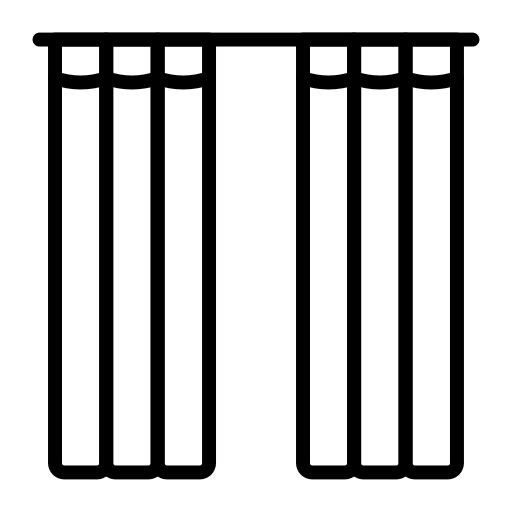
#> input picture icons/270134_curtains-icon.png, 512 x 512 px
$ python png_to_ttf.py
#> lines starting #> are read from the running program, lines starting #| are printed output that depends on the picture; after the words box and inside, x2 and y2 are one past the last pixel; in counts of white or black regions, pixels touching at a corner belong together
#!/usr/bin/env python3
"""Convert PNG icons to TrueType glyphs and add/replace in TTF fonts.

Usage: python scripts/png_to_ttf.py
"""
import os
import numpy as np
from PIL import Image
from skimage import measure
from fontTools.ttLib import TTFont
from fontTools.pens.ttGlyphPen import TTGlyphPen

REPO      = os.path.dirname(os.path.dirname(os.path.abspath(__file__)))
ICONS_DIR = os.path.join(REPO, "icons")
FONTS_DIR = os.path.join(REPO, "Guition-ESP32", "fonts")

# (png filename, glyph name, codepoint, ttf file, replace-existing?)
ICONS = [
    ("270134_curtains-icon.png",
     "uniE945", 0xE945, "icons_v2.ttf", False),
    ("garage_icon_135562.png",
     "uniE946", 0xE946, "icons_v2.ttf", False),
    ("movie-clapper-tool-to-number-filming-scenes_icon-icons.com_56261.png",
     "uniE947", 0xE947, "icons_v2.ttf", False),
    # Replace existing fan glyphs (keep existing glyph names)
    ("ceiling_fan_icon_127013.png",
     "ceiling_fan", 0xE901, "fan_icons.ttf", True),
    ("fan_4094.png",
     "floor_fan",   0xE900, "fan_icons.ttf", True),
]


# ── Image loading ──────────────────────────────────────────────────────────────

def load_binary(png_path, size=512):
    """Load PNG → grayscale binary mask (True = ink)."""
#> called with png_path = 'icons/270134_curtains-icon.png', size = 512
    img = Image.open(png_path).convert("RGBA")
#> img is the input picture: PIL image 512x512 RGBA; mean R, G, B, A 192.7, 192.7, 192.7, 59.6
    # Flatten alpha onto white background
    bg = Image.new("RGB", img.size, (255, 255, 255))
#> bg: PIL image 512x512 RGB; every value is 255
    bg.paste(img, mask=img.split()[3])
    img = bg.convert("L").resize((size, size), Image.LANCZOS)
#> img: PIL image 512x512 L
    arr = np.array(img)
    # Determine background colour from corners
    corners = np.mean([arr[0, 0], arr[0, -1], arr[-1, 0], arr[-1, -1]])
#> corners = 255
    return arr < 128 if corners > 128 else arr > 128
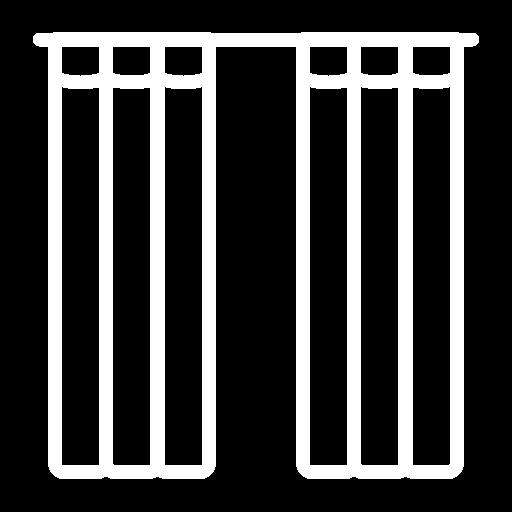
#> returned value: shape (512, 512) bool; 23.6% white; 1 white region, box (x1, y1, x2, y2) and area: (33, 32, 479, 479) 61756


# ── Contour simplification ─────────────────────────────────────────────────────

def rdp(pts, eps=3.0):
    """Douglas-Peucker polyline simplification."""
    if len(pts) <= 2:
        return pts
    a, b = np.array(pts[0]), np.array(pts[-1])
    ab = b - a
    ab_len = np.linalg.norm(ab)
    if ab_len < 1e-9:
        dists = [np.linalg.norm(np.array(p) - a) for p in pts[1:-1]]
    else:
        dists = [abs(np.cross(ab / ab_len, np.array(p) - a)) for p in pts[1:-1]]
    mx_d = max(dists)
    mx_i = dists.index(mx_d) + 1
    if mx_d > eps:
        return rdp(pts[: mx_i + 1], eps)[:-1] + rdp(pts[mx_i:], eps)
    return [pts[0], pts[-1]]


def signed_area(pts):
    """Shoelace formula; positive = CCW."""
    n = len(pts)
    return sum(
        pts[i][0] * pts[(i + 1) % n][1] - pts[(i + 1) % n][0] * pts[i][1]
        for i in range(n)
    ) / 2.0


# ── PNG → contours in em-units ─────────────────────────────────────────────────

def png_to_contours(png_path, em=1000, asc=800, desc=-200, pad=60):
    binary = load_binary(png_path)
    h, w = binary.shape
#> h = 512; w = 512
    raw_list = measure.find_contours(binary.astype(float), 0.5)
#> raw_list = 13 point arrays, longest 2669 points

    draw_h = asc - desc - 2 * pad
    scale  = draw_h / max(h, w)
#> scale = 1.72
    x0     = (em - w * scale) / 2.0
#> x0 = 60
    y0     = desc + pad

    result = []
    for raw in raw_list:
        if len(raw) < 4:
            continue
        # raw[:,0]=row (down), raw[:,1]=col (right)
        pts = [(col * scale + x0, (h - row) * scale + y0) for row, col in raw]
        pts = rdp(pts, eps=3.0)
        if len(pts) < 3:
            continue
        if abs(signed_area(pts)) < 500:   # drop tiny noise
            continue
        result.append(pts)
#> this loop made 13 passes
#> n in signed_area on passes 1, 3: 37, 6
#> n in signed_area on pass 2: 6
#|   13 contour(s) extracted

    return result


# ── Build TrueType glyph ───────────────────────────────────────────────────────

def build_glyph(contours):
    pen = TTGlyphPen(None)
    for pts in contours:
        # TrueType outer contour = clockwise (negative signed area)
        if signed_area(pts) > 0:
            pts = list(reversed(pts))
        ipts = [(round(x), round(y)) for x, y in pts]
        pen.moveTo(ipts[0])
        for p in ipts[1:]:
            pen.lineTo(p)
        pen.closePath()
#> this loop made 13 passes
    return pen.glyph()


# ── Add / replace glyph in font ────────────────────────────────────────────────

def upsert_glyph(tt, glyph_name, codepoint, glyph_obj, advance=1000):
    # Glyph order
#> called with glyph_name = 'uniE945', codepoint = 59717, advance = 1000
    order = list(tt.getGlyphOrder())
    if glyph_name not in order:
        order.append(glyph_name)
        tt.setGlyphOrder(order)

    # Glyph outline
    tt["glyf"][glyph_name] = glyph_obj

    # Horizontal metrics
    lsb = glyph_obj.xMin if hasattr(glyph_obj, "xMin") else 0
    tt["hmtx"].metrics[glyph_name] = (advance, lsb)

    # cmap
    for table in tt["cmap"].tables:
        if hasattr(table, "cmap"):
            table.cmap[codepoint] = glyph_name


# ── Main ───────────────────────────────────────────────────────────────────────

def main():
    fonts = {}

    for png_name, glyph_name, codepoint, ttf_name, replace in ICONS:
        png_path = os.path.join(ICONS_DIR, png_name)
        ttf_path = os.path.join(FONTS_DIR, ttf_name)

        if not os.path.exists(png_path):
            print(f"[SKIP] PNG not found: {png_name}")
            continue

        if ttf_name not in fonts:
            fonts[ttf_name] = TTFont(ttf_path)
        tt = fonts[ttf_name]

        print(f"[PROCESS] {png_name}")
        print(f"          -> U+{codepoint:04X} '{glyph_name}' in {ttf_name}")

        contours = png_to_contours(png_path)
        if not contours:
            print(f"  [ERROR] No contours extracted — skipping")
            continue

        print(f"  {len(contours)} contour(s) extracted")
        glyph_obj = build_glyph(contours)
        upsert_glyph(tt, glyph_name, codepoint, glyph_obj)
        print(f"  Glyph added OK")
#> pass 2 of the loop in main, `for png_name, glyph_name, codepoint, ttf_name, replace in ICONS:`:
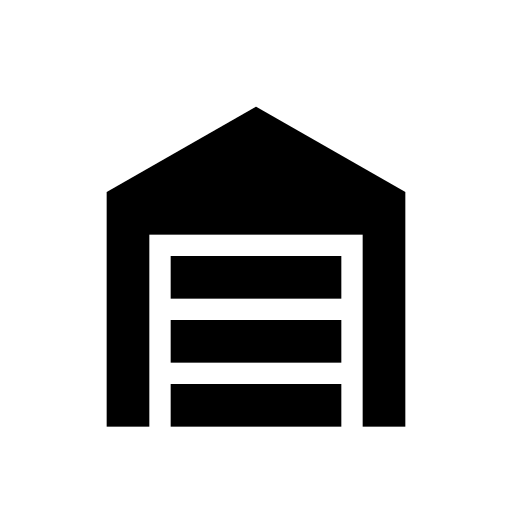
#> input picture icons/garage_icon_135562.png, 512 x 512 px
#> in load_binary, img is the input picture: PIL image 512x512 RGBA; mean R, G, B, A 0, 0, 0, 62
#> img: PIL image 512x512 L
#> in load_binary (call 2), `return arr < 128 if corners > 128 else arr > 128`:
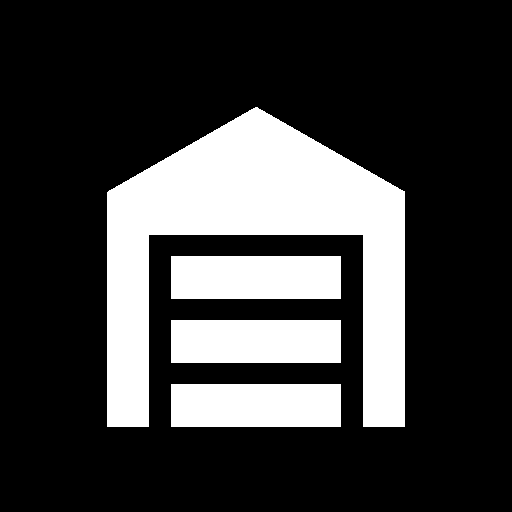
#> returned value: shape (512, 512) bool; 24.3% white; 4 white regions, box (x1, y1, x2, y2) and area: (107, 107, 405, 427) 41692, (171, 256, 341, 299) 7310, (171, 320, 341, 363) 7310, (171, 384, 341, 427) 7310
#> the loop in png_to_contours (call 2), `for raw in raw_list:` made 4 passes
#|   4 contour(s) extracted
#> the loop in build_glyph (call 2), `for pts in contours:` made 4 passes
#> pass 3 of the loop in main, `for png_name, glyph_name, codepoint, ttf_name, replace in ICONS:`:
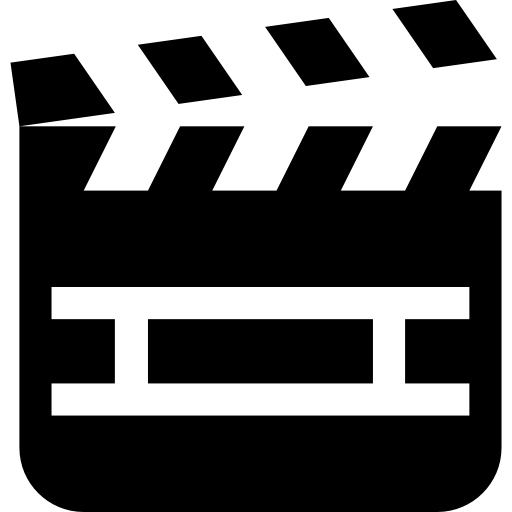
#> input picture icons/movie-clapper-tool-to-number-filming-scenes_icon-icons.com_56261.png, 512 x 512 px
#> in load_binary, img is the input picture: PIL image 512x512 RGBA; mean R, G, B, A 0, 0, 0, 153
#> img: PIL image 512x512 L
#> in load_binary (call 3), `return arr < 128 if corners > 128 else arr > 128`:
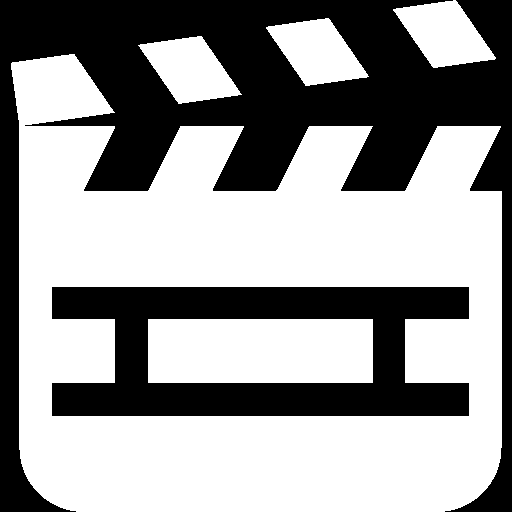
#> returned value: shape (512, 512) bool; 60% white; 2 black regions, box (x1, y1, x2, y2) and area: (0, 0, 512, 512) 73655, (52, 287, 469, 416) 31265
#|   6 contour(s) extracted
#> the loop made 4 passes; the first 3 are shown

    for ttf_name, tt in fonts.items():
        out = os.path.join(FONTS_DIR, ttf_name)
        tt.save(out)
        print(f"[SAVED] {out}")


if __name__ == "__main__":
#> (the run stopped early here; a loop or call above may not have finished)
